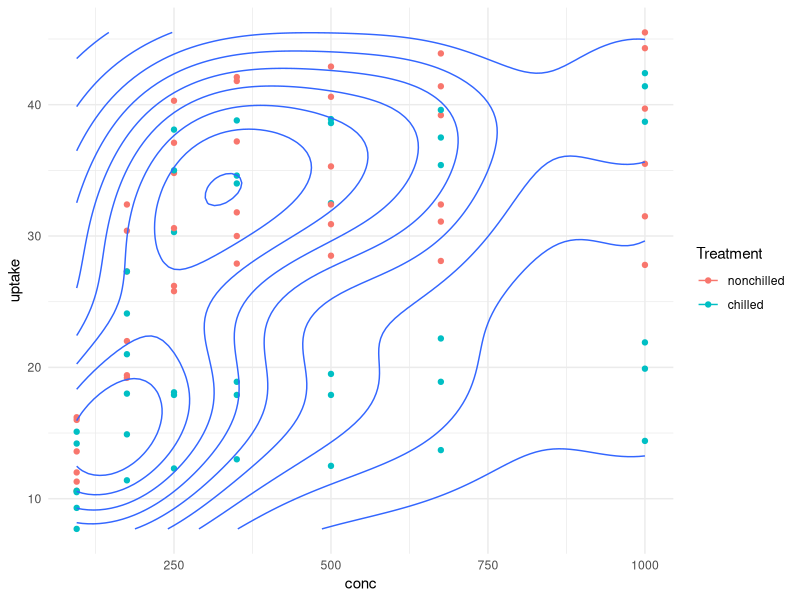
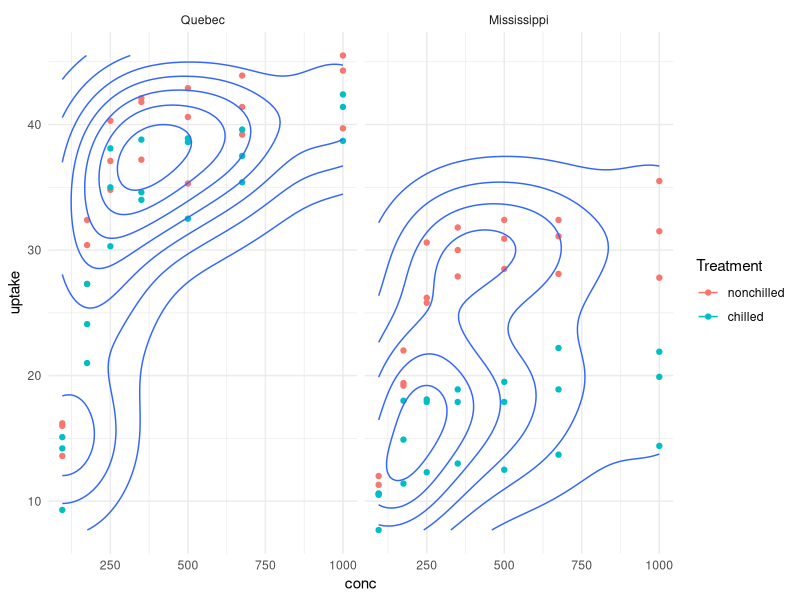
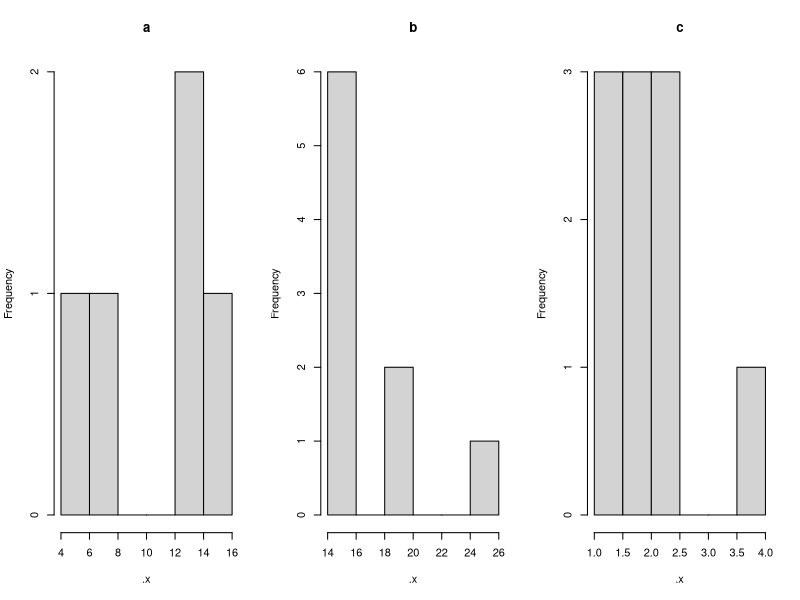

These figures' R source, in order:
library(tidyverse)
library(lubridate)
library(purrr)


data("CO2")

CO2 <- CO2 %>% as_tibble()

##  How many Types?
CO2 %>% pull(Type) %>% unique()
##  And Treatments??
CO2 %>% pull(Treatment) %>% unique()
## And plants?
CO2 %>% pull(Plant) %>% unique()

p <- ggplot(CO2, aes(x = conc, y = uptake)) + geom_point(aes(colour = Treatment))
p <- p + geom_density_2d()
p <- p + theme_minimal()
p

p <- p + facet_wrap( ~ Type)
p

##  Purrr
par(mfrow = c(1,3))
numeric_data <- list(a=rnorm(5, 10, 3), b=rnorm(9, 20, 5), c=rnorm(10, 2, 1))
iwalk(numeric_data, ~hist(.x, main = .y))
iwalk(numeric_data, ~paste0("Mean of ", .y, ": ", mean(.x) %>%  round(1)) %>% print())


